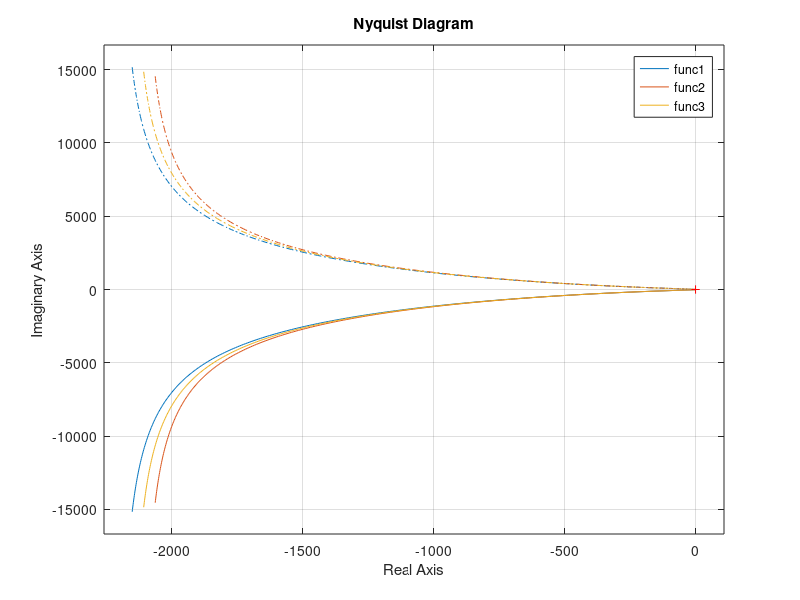

Reproduce this figure in MATLAB.
clear all;
close all;
clc;

k1=245;
k2=235;
k3=240;
num1=[k1 2*k1];
num2=[k2 2*k2];
num3=[k3 2*k3];
den=[5 1 0];
func1=tf(num1,den);
func2=tf(num2,den);
func3=tf(num3,den);
nyquist(func1,func2,func3)